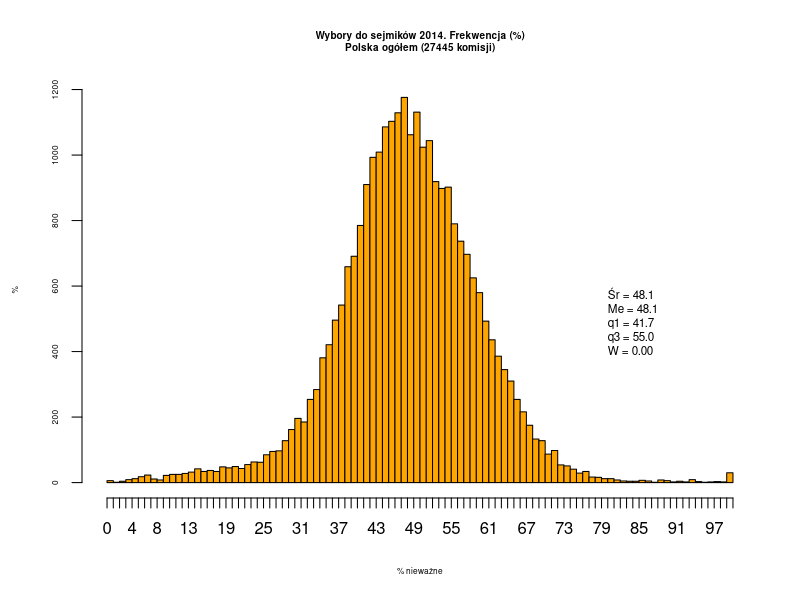
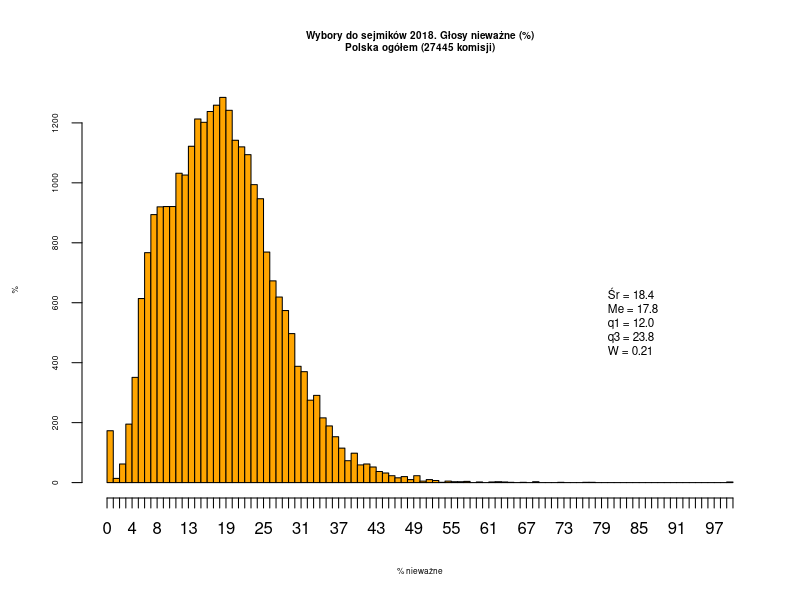
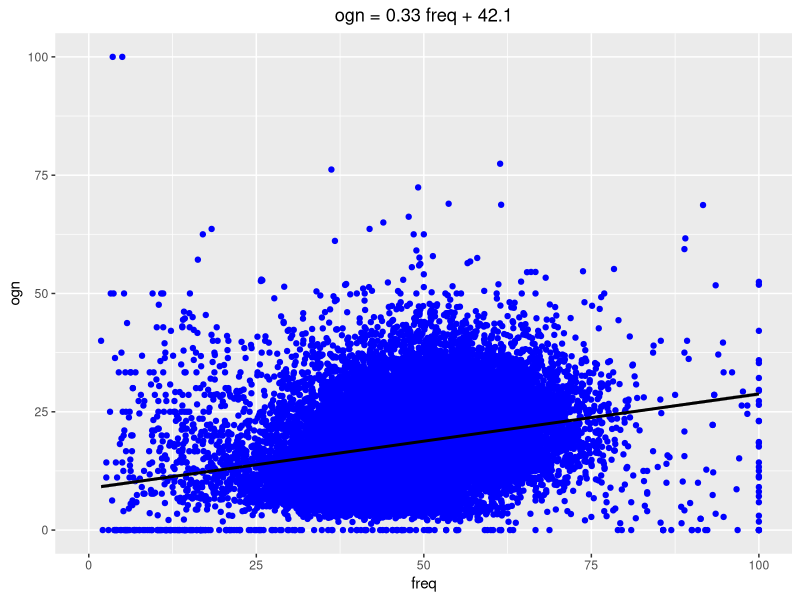
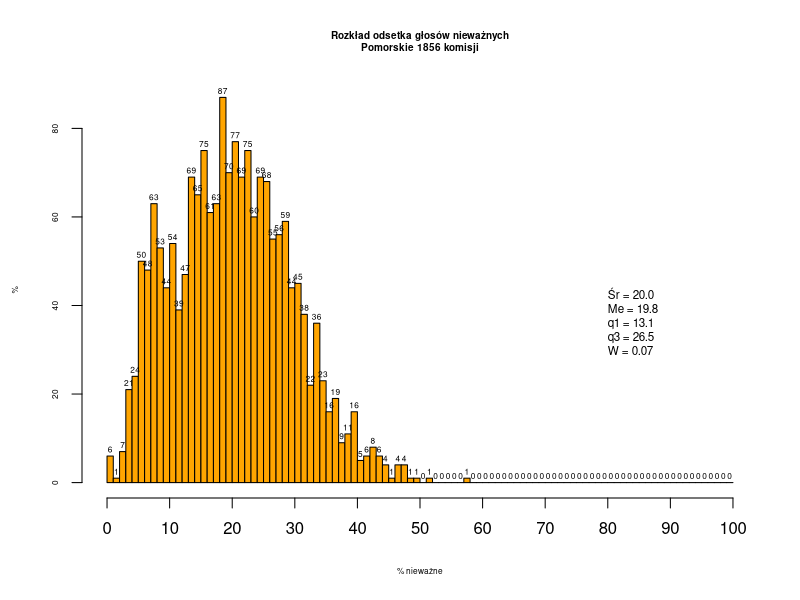
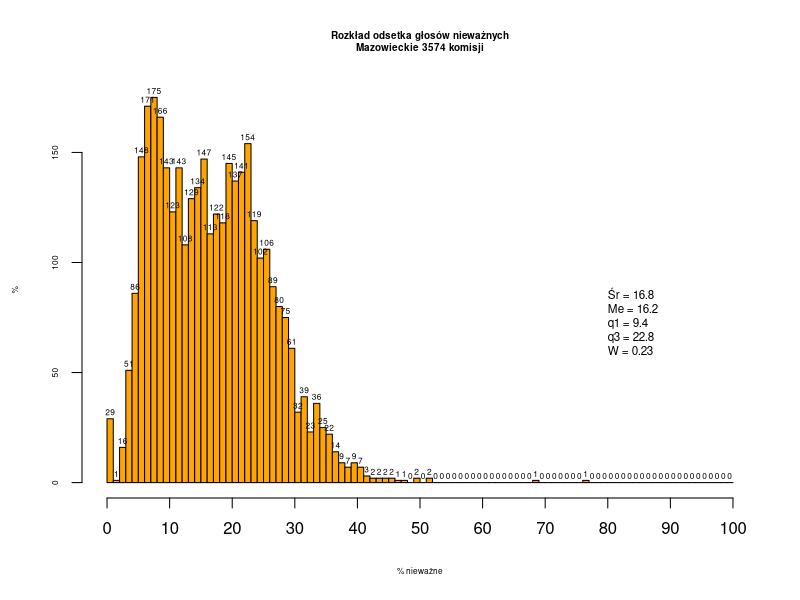

Generate these figures, in order, with R:
#!/usr/bin/Rscript
# Skrypt wykreśla histogramy dla danych z pliku ws2014_komisje.csv
# (więcej: https://github.com/hrpunio/Data/tree/master/ws2014_pobranie_2018)
#
require (ggplot2)

par(ps=6,cex=1,cex.axis=1,cex.lab=1,cex.main=1.2)
komisje <- read.csv("ws2014_komisje.csv", sep = ';',
       header=T, na.string="NA");

komisje$ogn <- komisje$glosyNiewazne  / (komisje$glosy + komisje$glosyNiewazne) * 100;
komisje$freq <- komisje$kartyWydane  / komisje$uprawnieni * 100;

##
summary(komisje$freq); fivenum(komisje$freq);
sX <- summary(komisje$freq);
sF <- fivenum(komisje$freq);
sV <- sd(komisje$freq, na.rm=TRUE)
skewness <- 3 * (sX[["Mean"]] - sX[["Median"]])/sV

summary_label <- sprintf ("Śr = %.1f\nMe = %.1f\nq1 = %.1f\nq3 = %.1f\nW = %.2f", 
  sX[["Mean"]], sX[["Median"]], sX[["1st Qu."]], sX[["3rd Qu."]], skewness)

## ##
kpN <- seq(0, 100, by=1);
kpX <- c(0, 10,20,30,40,50,60,70,80,90, 100);
nn <- nrow(komisje)

h <- hist(komisje$freq, breaks=kpN, freq=TRUE,
   col="orange", main=sprintf ("Wybory do sejmików 2014. Frekwencja (%%)\nPolska ogółem (%i komisji)", nn), 
   ylab="%", xlab="% nieważne", labels=F, xaxt='n' )
   axis(side=1, at=kpN, cex.axis=2, cex.lab=2)
   posX <- .5 * max(h$counts)
text(80, posX, summary_label, cex=1.4, adj=c(0,1))


##

summary(komisje$glosyNiewazne); fivenum(komisje$glosyNiewazne);
sX <- summary(komisje$ogn);
sF <- fivenum(komisje$ogn);
sV <- sd(komisje$ogn, na.rm=TRUE)
skewness <- 3 * (sX[["Mean"]] - sX[["Median"]])/sV

summary_label <- sprintf ("Śr = %.1f\nMe = %.1f\nq1 = %.1f\nq3 = %.1f\nW = %.2f", 
  sX[["Mean"]], sX[["Median"]], sX[["1st Qu."]], sX[["3rd Qu."]], skewness)

## ##
kpN <- seq(0, 100, by=1);
kpX <- c(0, 10,20,30,40,50,60,70,80,90, 100);
nn <- nrow(komisje)

h <- hist(komisje$ogn, breaks=kpN, freq=TRUE,
   col="orange", main=sprintf ("Wybory do sejmików 2018. Głosy nieważne (%%)\nPolska ogółem (%i komisji)", nn), 
   ylab="%", xlab="% nieważne", labels=F, xaxt='n' )
   axis(side=1, at=kpN, cex.axis=2, cex.lab=2)
   posX <- .5 * max(h$counts)
text(80, posX, summary_label, cex=1.4, adj=c(0,1))

#####

## Wykresy rozrzutu  ## ###
lm <- lm(data=komisje, freq ~ ogn ); summary(lm)
lmc <- coef(lm);
title <- sprintf ("ogn = %.2f freq + %.1f", lmc[2], lmc[1] );

ggplot(komisje, aes(x = freq, y=ogn )) +
  geom_point(colour = 'blue') +
  ggtitle(title) +
  theme(plot.title = element_text(hjust = 0.5)) +
  xlab(label="freq") +
  ylab(label="ogn") +
  geom_smooth(method = "lm", colour = 'black')



## ##
komisje$woj <- substr(komisje$teryt, start=1, stop=2)

komisjeW <- subset (komisje, woj == "22"); ## pomorskie
nn <- nrow(komisjeW)
sX <- summary(komisjeW$ogn); sF <- fivenum(komisjeW$ogn);
sV <- sd(komisjeW$ogn, na.rm=TRUE)
skewness <- 3 * (sX[["Mean"]] - sX[["Median"]])/sV

summary_label <- sprintf ("Śr = %.1f\nMe = %.1f\nq1 = %.1f\nq3 = %.1f\nW = %.2f", 
  sX[["Mean"]], sX[["Median"]], sX[["1st Qu."]], sX[["3rd Qu."]], skewness)

h <- hist(komisjeW$ogn, breaks=kpN, freq=TRUE,
   col="orange", main=sprintf("Rozkład odsetka głosów nieważnych\nPomorskie %i komisji", nn), 
   ylab="%", xlab="% nieważne", labels=T, xaxt='n' )
   axis(side=1, at=kpX, cex.axis=2, cex.lab=2)
   posX <- .5 * max(h$counts)
text(80, posX, summary_label, cex=1.4, adj=c(0,1))

komisjeW <- subset (komisje, woj == "14"); ## mazowieckie
nn <- nrow(komisjeW)
sX <- summary(komisjeW$ogn); sF <- fivenum(komisjeW$ogn);
sV <- sd(komisjeW$ogn, na.rm=TRUE)
skewness <- 3 * (sX[["Mean"]] - sX[["Median"]])/sV

summary_label <- sprintf ("Śr = %.1f\nMe = %.1f\nq1 = %.1f\nq3 = %.1f\nW = %.2f", 
  sX[["Mean"]], sX[["Median"]], sX[["1st Qu."]], sX[["3rd Qu."]], skewness)

h <- hist(komisjeW$ogn, breaks=kpN, freq=TRUE,
   col="orange", main=sprintf("Rozkład odsetka głosów nieważnych\nMazowieckie %i komisji", nn), 
   ylab="%", xlab="% nieważne", labels=T, xaxt='n' )
   axis(side=1, at=kpX, cex.axis=2, cex.lab=2)
   posX <- .5 * max(h$counts)
text(80, posX, summary_label, cex=1.4, adj=c(0,1))


